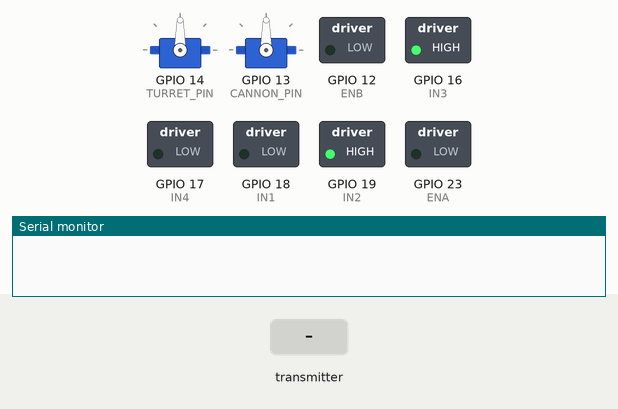
Recording of a sketch running on a simulated ESP32. Parts: 2 × servo, switched loads named in the sketch (green lamp = pin HIGH), the last lines printed to the serial monitor. The inputs (shaded band) are chosen by the test bench.

Above: at 1.2 s.
1.3 s: the transmitter starts sending dpadLeft = 1
At 3.2 s:
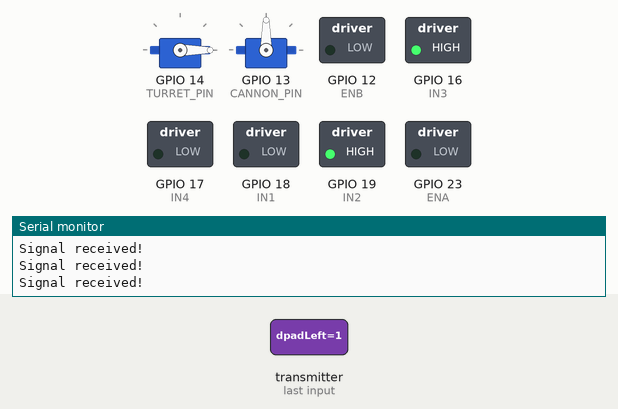
3.7 s: the transmitter starts sending leftTrigger = 1024
At 4.9 s:
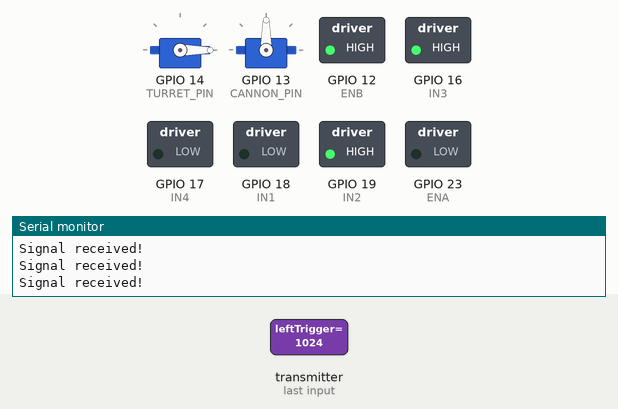
5.2 s: the transmitter starts sending rightTrigger = 1024
At 6.3 s:
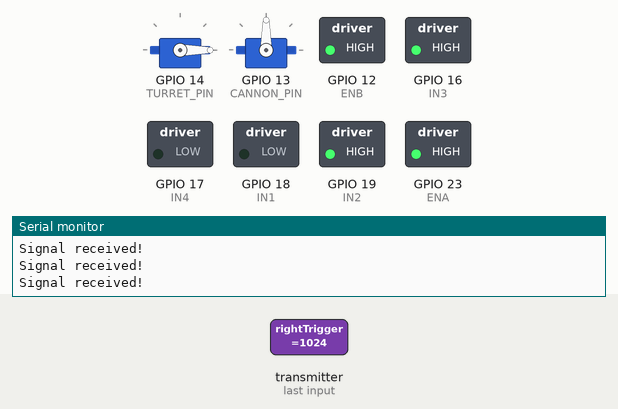
6.7 s: the transmitter starts sending buttonB = 1
At 7.4 s:
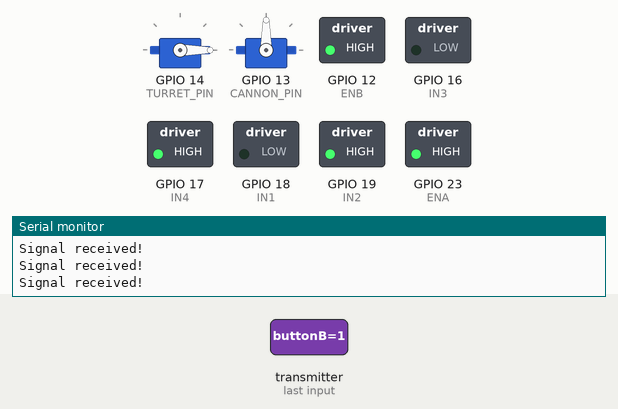
8.2 s: the transmitter starts sending buttonA = 1
At 8.6 s:
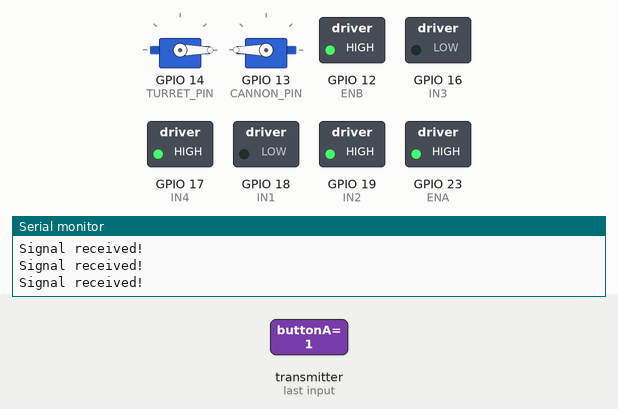
9.7 s: the transmitter starts sending leftTrigger = 0
At 10.9 s:
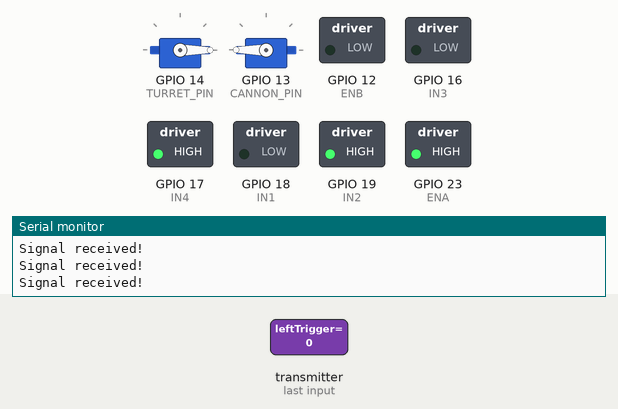
Timing chart, 0 to 12.2 s (numbered marks = the images above; inputs shaded):
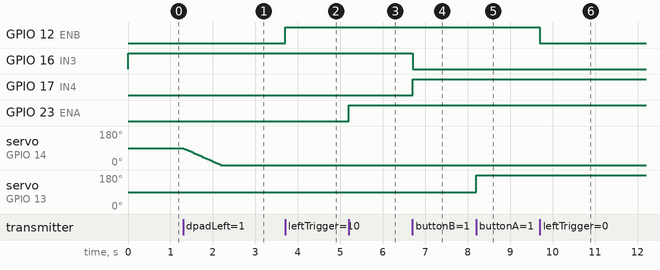

Measured:
- after the input at 1.3 s, servo on GPIO 14 (TURRET_PIN): moves from 90° to 0° over 0.87 s, starting at once
- after the input at 3.7 s, GPIO 12 (ENB): LOW → HIGH at once
- after the input at 5.2 s, GPIO 23 (ENA): LOW → HIGH at once
- after the input at 6.7 s, GPIO 16 (IN3): HIGH → LOW at once; GPIO 17 (IN4): LOW → HIGH at once
- after the input at 8.2 s, servo on GPIO 13 (CANNON_PIN): 90° → 180° at once
- after the input at 9.7 s, GPIO 12 (ENB): HIGH → LOW at once

The sketch:

TankESPController.ino
```cpp
/**
 * TankESPController.ino
 *
 * ESP32-based RC tank receiver driven by a physical button controller over ESP-NOW.
 * This is the tank-side counterpart to ControllerCode.ino.
 *
 * Receives a control struct via ESP-NOW and applies it to:
 *   - Two DC drive motors (left/right tracks) via a dual H-bridge motor driver
 *   - A 180° servo motor for turret rotation
 *   - A 360° continuous rotation servo motor for the cannon
 *
 * This sketch shares the same motor/turret/cannon logic as TankXboxController.ino,
 * but uses ESP-NOW instead of a Bluetooth gamepad as the input source.
 *
 * Hardware:
 *   - ESP32 microcontroller (tank side)
 *   - Dual H-bridge motor driver
 *   - Two DC motors (left/right tracks)
 *   - 180° servo motor for turret rotation
 *   - 360° continuous rotation servo motor for cannon
 *   - Second ESP32 running ControllerCode.ino (controller side)
 */

#include <Arduino.h>
#include <esp_now.h>
#include <WiFi.h>
#include <ESP32Servo.h>  // PWM servo library for ESP32

// ─── Motor Driver Pins (dual H-bridge) ──────────────────────────────────────────

// Left track motor
const int IN1 = 18;  // Direction pin A
const int IN2 = 19;  // Direction pin B
const int ENA = 23;  // PWM enable pin

// Right track motor
const int IN3 = 16;  // Direction pin A
const int IN4 = 17;  // Direction pin B
const int ENB = 12;  // PWM enable pin

// ─── PWM Configuration ──────────────────────────────────────────────────────────

const int LEFT_PWM_CHANNEL  = 0;
const int RIGHT_PWM_CHANNEL = 1;
const int PWM_FREQ           = 500;  // Hz
const int PWM_RESOLUTION     = 8;    // Bits (0–255 duty cycle range)

// ─── Motor Direction State ───────────────────────────────────────────────────────

// Edge-detection flags prevent direction from toggling repeatedly while a button is held
bool leftDirectionChanged     = false;
bool isLeftDirectionBackward  = false;

bool rightDirectionChanged    = false;
bool isRightDirectionBackward = false;

// ─── Servo Instances ─────────────────────────────────────────────────────────────

Servo turretServo;  // 180° servo — controls turret rotation
Servo cannonServo;  // 360° continuous rotation servo — drives the cannon

// ─── Turret Configuration ────────────────────────────────────────────────────────

const int TURRET_PIN = 14;
const int CANNON_PIN = 13;

int           turretAngle        = 90;    // Starting position: center (90°)
bool          turretTurningLeft  = false;
bool          turretTurningRight = false;
unsigned long lastTurretMove     = 0;
const int     TURRET_SPEED_MS    = 30;    // Milliseconds between steps
const int     TURRET_STEP        = 3;     // Degrees moved per update step

// ─── Cannon Configuration (360° servo) ───────────────────────────────────────────

bool      cannonSpinning     = false;
const int CANNON_STOP_PULSE  = 1500;  // Neutral/stop pulse width (µs)
const int CANNON_SPEED_PULSE = 2000;  // Full-speed pulse width (µs)

// ─── Shared Data Structure ───────────────────────────────────────────────────────

// Must match the struct definition in ControllerCode.ino exactly.
typedef struct struct_message {
  int  leftTrigger;   // Left track speed
  int  rightTrigger;  // Right track speed
  bool buttonY;       // Toggle left track direction
  bool buttonB;       // Toggle right track direction
  bool dpadLeft;      // Turret rotate left
  bool dpadRight;     // Turret rotate right
  bool buttonA;       // Fire cannon
  bool buttonX;       // Emergency stop cannon
} struct_message;

struct_message s;  // Holds the latest received controller state

// ─── Motor Direction Helpers ─────────────────────────────────────────────────────

/**
 * Toggles the left track motor direction by flipping the H-bridge control pins.
 */
void changeLeftMotorDirection() {
  if (isLeftDirectionBackward) {
    digitalWrite(IN1, HIGH);
    digitalWrite(IN2, LOW);
    isLeftDirectionBackward = false;
  } else {
    digitalWrite(IN1, LOW);
    digitalWrite(IN2, HIGH);
    isLeftDirectionBackward = true;
  }
}

/**
 * Toggles the right track motor direction by flipping the H-bridge control pins.
 */
void changeRightMotorDirection() {
  if (isRightDirectionBackward) {
    digitalWrite(IN3, HIGH);
    digitalWrite(IN4, LOW);
    isRightDirectionBackward = false;
  } else {
    digitalWrite(IN3, LOW);
    digitalWrite(IN4, HIGH);
    isRightDirectionBackward = true;
  }
}

// ─── ESP-NOW Receive Callback ────────────────────────────────────────────────────

/**
 * Called by the ESP-NOW stack each time a packet arrives from the controller.
 * Copies the raw bytes into the control struct and applies all actuator commands.
 *
 * Control mapping:
 *   leftTrigger / rightTrigger → Track speeds (cross-mapped, see below)
 *   buttonY                    → Toggle left track direction (edge-triggered)
 *   buttonB                    → Toggle right track direction (edge-triggered)
 *   dpadLeft / dpadRight       → Turret rotation direction flags
 *   buttonA                    → Spin cannon (360° servo)
 *   buttonX                    → Emergency stop cannon (kill switch)
 */
void OnDataRecv(const uint8_t * mac, const uint8_t *incomingData, int len) {
  memcpy(&s, incomingData, sizeof(s));

  Serial.println("Signal received!");

  // Apply track speeds — triggers are cross-mapped to compensate for motor wiring
  ledcWriteChannel(LEFT_PWM_CHANNEL,  s.rightTrigger);
  ledcWriteChannel(RIGHT_PWM_CHANNEL, s.leftTrigger);

  // Y button: toggle left track direction (fires once per press, not continuously)
  if (s.buttonY) {
    if (!leftDirectionChanged) {
      leftDirectionChanged = true;
      changeLeftMotorDirection();
    }
  } else {
    leftDirectionChanged = false;
  }

  // B button: toggle right track direction (fires once per press, not continuously)
  if (s.buttonB) {
    if (!rightDirectionChanged) {
      rightDirectionChanged = true;
      changeRightMotorDirection();
    }
  } else {
    rightDirectionChanged = false;
  }

  // D-pad sets turret rotation direction flags; movement is applied in loop()
  turretTurningLeft  = s.dpadLeft;
  turretTurningRight = s.dpadRight;

  // A button: re-attach the cannon servo pin and start spinning
  if (s.buttonA && !cannonSpinning) {
    cannonSpinning = true;
    if (!cannonServo.attached()) {
      cannonServo.attach(CANNON_PIN, 1000, 2000);
    }
    cannonServo.writeMicroseconds(CANNON_SPEED_PULSE);
  }

  // X button: unconditional emergency stop — immediately cuts signal to the cannon servo
  if (s.buttonX) {
    if (cannonServo.attached()) {
      cannonServo.writeMicroseconds(CANNON_STOP_PULSE);
      cannonServo.detach();  // Physically cuts the PWM signal
    }
    cannonSpinning = false;
  }
}

// ─── Setup ───────────────────────────────────────────────────────────────────────

void setup() {
  Serial.begin(115200);

  // Configure left motor direction pins
  pinMode(IN1, OUTPUT);
  pinMode(IN2, OUTPUT);
  pinMode(ENA, OUTPUT);

  // Configure right motor direction pins
  pinMode(IN3, OUTPUT);
  pinMode(IN4, OUTPUT);
  pinMode(ENB, OUTPUT);

  // Set initial forward direction for both motors.
  // The inverted logic (LOW/HIGH vs HIGH/LOW) compensates for reversed motor wiring.
  digitalWrite(IN1, LOW);
  digitalWrite(IN2, HIGH);
  digitalWrite(IN3, HIGH);
  digitalWrite(IN4, LOW);

  // Attach PWM channels to motor enable pins
  ledcAttachChannel(ENA, PWM_FREQ, PWM_RESOLUTION, LEFT_PWM_CHANNEL);
  ledcAttachChannel(ENB, PWM_FREQ, PWM_RESOLUTION, RIGHT_PWM_CHANNEL);

  // Allocate hardware timers for servo PWM generation
  ESP32PWM::allocateTimer(2);
  ESP32PWM::allocateTimer(3);
  turretServo.setPeriodHertz(50);  // Standard 50 Hz servo signal
  cannonServo.setPeriodHertz(50);

  // Attach the 180° turret servo with full 500–2400 µs range
  turretServo.attach(TURRET_PIN, 500, 2400);

  // Initialize the 360° cannon servo: send a stop pulse then detach to cut the signal.
  // This ensures the servo is properly stopped at startup without unintended movement.
  cannonServo.attach(CANNON_PIN, 1000, 2000);
  cannonServo.writeMicroseconds(CANNON_STOP_PULSE);
  delay(50);
  cannonServo.detach();

  // Center the turret on startup
  turretServo.write(turretAngle);

  // ESP-NOW requires Wi-Fi to be initialized in station mode
  WiFi.mode(WIFI_STA);
  if (esp_now_init() != ESP_OK) {
    Serial.println("ESP-NOW init failed");
    return;
  }

  // Register the receive callback — all incoming packets are handled here
  esp_now_register_recv_cb(esp_now_recv_cb_t(OnDataRecv));
}

// ─── Main Loop ───────────────────────────────────────────────────────────────────

void loop() {
  // Turret movement: non-blocking, time-sliced at TURRET_SPEED_MS intervals.
  // Direction flags are set in OnDataRecv(); movement is applied here to avoid
  // blocking the ESP-NOW receive stack.
  if (millis() - lastTurretMove >= TURRET_SPEED_MS) {
    if (turretTurningLeft && turretAngle > 0) {
      turretAngle = max(0, turretAngle - TURRET_STEP);
      turretServo.write(turretAngle);
    } else if (turretTurningRight && turretAngle < 180) {
      turretAngle = min(180, turretAngle + TURRET_STEP);
      turretServo.write(turretAngle);
    }
    lastTurretMove = millis();
  }
}

// ─── References ──────────────────────────────────────────────────────────────────
//
// ESP32Servo library:
//   https://github.com/madhephaestus/ESP32Servo
//
// ESP-NOW API documentation:
//   https://docs.espressif.com/projects/esp-idf/en/latest/esp32/api-reference/network/esp_now.html
//
// Arduino ESP-NOW getting started guide:
//   https://randomnerdtutorials.com/esp-now-esp32-arduino-ide/
//
// ESP32 LEDC (PWM) peripheral documentation:
//   https://docs.espressif.com/projects/esp-idf/en/latest/esp32/api-reference/peripherals/ledc.html
//
// 360° continuous rotation servo signal protocol:
//   1500 µs = stop, < 1500 µs = one direction, > 1500 µs = other direction
//   https://www.adafruit.com/product/154
```
